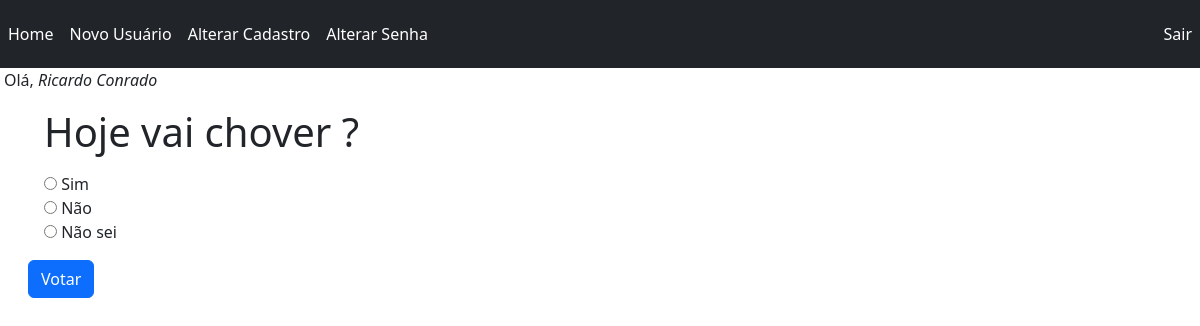
Page /polls/2/ (signed in) on the committed database.
### polls/models.py (models this page shows, shortened)
class Pergunta(models.Model):
    texto_da_pergunta = models.CharField(max_length=200)
    data_publicacao = models.DateTimeField("Data Publicação")

class Resposta(models.Model):
    pergunta = models.ForeignKey(Pergunta, on_delete=models.CASCADE)
    texto_da_resposta = models.CharField(max_length=200)
    votos = models.IntegerField(default=0)

### polls/views.py (the view)
# urls.py: path("<int:pk>/", views.DetailView.as_view(), name="Detalhe"),
class DetailView(LoginRequiredMixin, generic.DetailView):
    model = Pergunta
    template_name = "polls/detail.html"

### polls/templates/polls/detail.html (shortened to what this page needs)
{% extends "polls/layout.html" %}
{% block conteudo %}
    <form action="{% url 'polls:Votos' pergunta.id %}" method="post">
        <fieldset class="m-3">
            <legend><h1>{{ pergunta.texto_da_pergunta }}</h1></legend>
                {% for resposta in pergunta.resposta_set.all %}
                    <input type="radio" name="escolha" id="escolha{{ forloop.counter }}" value="{{ resposta.id }}">
                    <label for="escolha{{ forloop.counter }}">{{ resposta.texto_da_resposta }}</label><br>
                {% endfor %}
        </fieldset>
        <input type="submit" class="btn btn-primary" value="Votar" class="m-3">
    </form>
{% endblock conteudo %}

### polls/templates/polls/layout.html (shortened to what this page needs)
<!DOCTYPE html>
{% load static  %}
{% load django_bootstrap5 %}
<html lang="pt-br">
<head>
    {% bootstrap_css %}
    <link rel="stylesheet" href="{% static 'polls/style.css' %}">
</head>
<body>
    <nav class="navbar navbar-expand-sm navbar-dark bg-dark divLayout">
        <div class="collapse navbar-collapse" id="navbarSupportedContent">
            <ul class="navbar-nav">
                <li class="nav-item"><a class="nav-link" href="{% url 'polls:index' %}">Home</a></li>
                <li class="nav-item"><a class="nav-link" href="{% url 'polls:Registro' %}">Novo Usuário</a></li>
                {% if user.is_authenticated %}
                    <li class="nav-item"><a class="nav-link" href="{% url 'polls:AlteraCadastro' %}">Alterar Cadastro</a></li>
                    <li class="nav-item"><a class="nav-link" href="{% url 'polls:AlteraSenha' %}">Alterar Senha</a></li>
                {% endif %}
            </ul>
            {% if user.is_authenticated %}
                <ul class="navbar-nav ms-auto me-1%">
                    <li class="nav-item"><a class="nav-link" href="{% url 'polls:Logout' %}">Sair</a></li>
                </ul>
            {% endif %}
        </div>
    </nav>
    <main>
        {% if user.is_authenticated %}
            <span class="ms-1">
                Olá, <i>{{ user.first_name }} {{ user.last_name }}</i>
            </span>
        {% endif %}
        <div class="container m-3">
                {% block conteudo  %}
                {% endblock conteudo  %}
        </div>
    </main>
</body>
</html>

### polls/static/polls/style.css (style rules this page uses)
body { background-color:white; }

### rows in the picture
Pergunta: texto_da_pergunta "Hoje vai chover ?"
Resposta: texto_da_resposta "Sim"
Resposta: texto_da_resposta "Não"
Resposta: texto_da_resposta "Não sei"

### other values in the picture
{{ user.first_name }} "Ricardo"
{{ user.last_name }} "Conrado"
